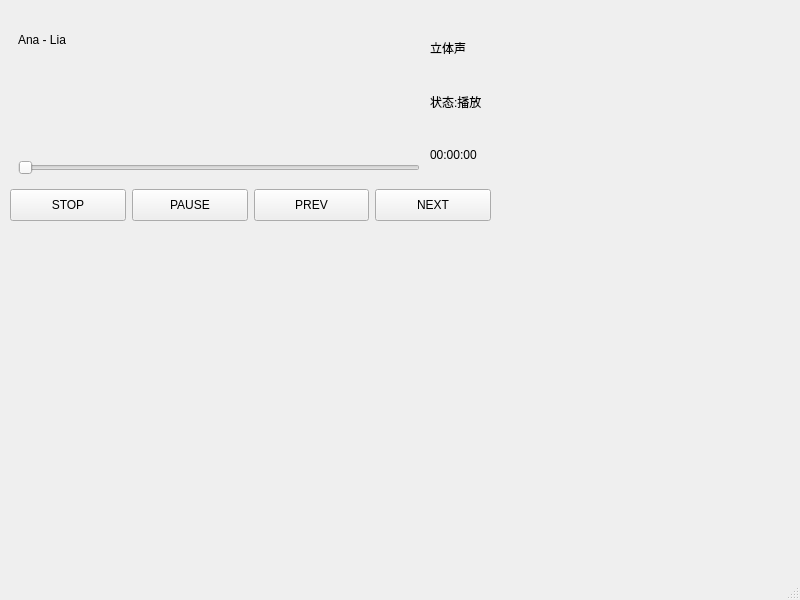
<?xml version="1.0" encoding="UTF-8"?>
<ui version="4.0">
 <class>MainWindow</class>
 <widget class="QMainWindow" name="MainWindow">
  <property name="geometry">
   <rect>
    <x>0</x>
    <y>0</y>
    <width>800</width>
    <height>600</height>
   </rect>
  </property>
  <property name="windowTitle">
   <string>MainWindow</string>
  </property>
  <widget class="QWidget" name="centralwidget">
   <widget class="QWidget" name="verticalLayoutWidget">
    <property name="geometry">
     <rect>
      <x>10</x>
      <y>20</y>
      <width>481</width>
      <height>441</height>
     </rect>
    </property>
    <layout class="QVBoxLayout" name="verticalLayout">
     <item>
      <layout class="QHBoxLayout" name="horizontalLayout">
       <property name="sizeConstraint">
        <enum>QLayout::SetFixedSize</enum>
       </property>
       <property name="leftMargin">
        <number>4</number>
       </property>
       <property name="topMargin">
        <number>4</number>
       </property>
       <property name="rightMargin">
        <number>4</number>
       </property>
       <property name="bottomMargin">
        <number>4</number>
       </property>
       <item>
        <layout class="QVBoxLayout" name="verticalLayout_2">
         <property name="leftMargin">
          <number>4</number>
         </property>
         <property name="topMargin">
          <number>4</number>
         </property>
         <property name="rightMargin">
          <number>4</number>
         </property>
         <property name="bottomMargin">
          <number>4</number>
         </property>
         <item>
          <widget class="QLabel" name="lbMusicTitle">
           <property name="minimumSize">
            <size>
             <width>0</width>
             <height>24</height>
            </size>
           </property>
           <property name="text">
            <string>Ana - Lia</string>
           </property>
          </widget>
         </item>
         <item>
          <widget class="QWidget" name="wgtEffect" native="true">
           <property name="minimumSize">
            <size>
             <width>0</width>
             <height>96</height>
            </size>
           </property>
          </widget>
         </item>
         <item>
          <widget class="QSlider" name="sldTimeline">
           <property name="maximum">
            <number>1000</number>
           </property>
           <property name="pageStep">
            <number>5</number>
           </property>
           <property name="orientation">
            <enum>Qt::Horizontal</enum>
           </property>
          </widget>
         </item>
        </layout>
       </item>
       <item>
        <layout class="QVBoxLayout" name="verticalLayout_4">
         <item>
          <widget class="QLabel" name="lbChannel">
           <property name="text">
            <string>立体声</string>
           </property>
          </widget>
         </item>
         <item>
          <widget class="QLabel" name="lbState">
           <property name="text">
            <string>状态:播放</string>
           </property>
          </widget>
         </item>
         <item>
          <widget class="QLabel" name="lbTime">
           <property name="text">
            <string>00:00:00</string>
           </property>
          </widget>
         </item>
        </layout>
       </item>
       <item>
        <spacer name="horizontalSpacer">
         <property name="orientation">
          <enum>Qt::Horizontal</enum>
         </property>
         <property name="sizeType">
          <enum>QSizePolicy::Fixed</enum>
         </property>
         <property name="sizeHint" stdset="0">
          <size>
           <width>5</width>
           <height>90</height>
          </size>
         </property>
        </spacer>
       </item>
      </layout>
     </item>
     <item>
      <layout class="QHBoxLayout" name="horizontalLayout_3">
       <item>
        <widget class="QPushButton" name="btStop">
         <property name="minimumSize">
          <size>
           <width>0</width>
           <height>32</height>
          </size>
         </property>
         <property name="text">
          <string>STOP</string>
         </property>
        </widget>
       </item>
       <item>
        <widget class="QPushButton" name="btPlayPause">
         <property name="minimumSize">
          <size>
           <width>0</width>
           <height>32</height>
          </size>
         </property>
         <property name="text">
          <string>PAUSE</string>
         </property>
        </widget>
       </item>
       <item>
        <widget class="QPushButton" name="btPrev">
         <property name="minimumSize">
          <size>
           <width>0</width>
           <height>32</height>
          </size>
         </property>
         <property name="text">
          <string>PREV</string>
         </property>
        </widget>
       </item>
       <item>
        <widget class="QPushButton" name="btNext">
         <property name="minimumSize">
          <size>
           <width>0</width>
           <height>32</height>
          </size>
         </property>
         <property name="text">
          <string>NEXT</string>
         </property>
        </widget>
       </item>
      </layout>
     </item>
     <item>
      <spacer name="verticalSpacer">
       <property name="orientation">
        <enum>Qt::Vertical</enum>
       </property>
       <property name="sizeHint" stdset="0">
        <size>
         <width>20</width>
         <height>40</height>
        </size>
       </property>
      </spacer>
     </item>
    </layout>
   </widget>
  </widget>
  <widget class="QMenuBar" name="menubar">
   <property name="geometry">
    <rect>
     <x>0</x>
     <y>0</y>
     <width>800</width>
     <height>23</height>
    </rect>
   </property>
  </widget>
  <widget class="QStatusBar" name="statusbar"/>
 </widget>
 <resources/>
 <connections/>
</ui>
